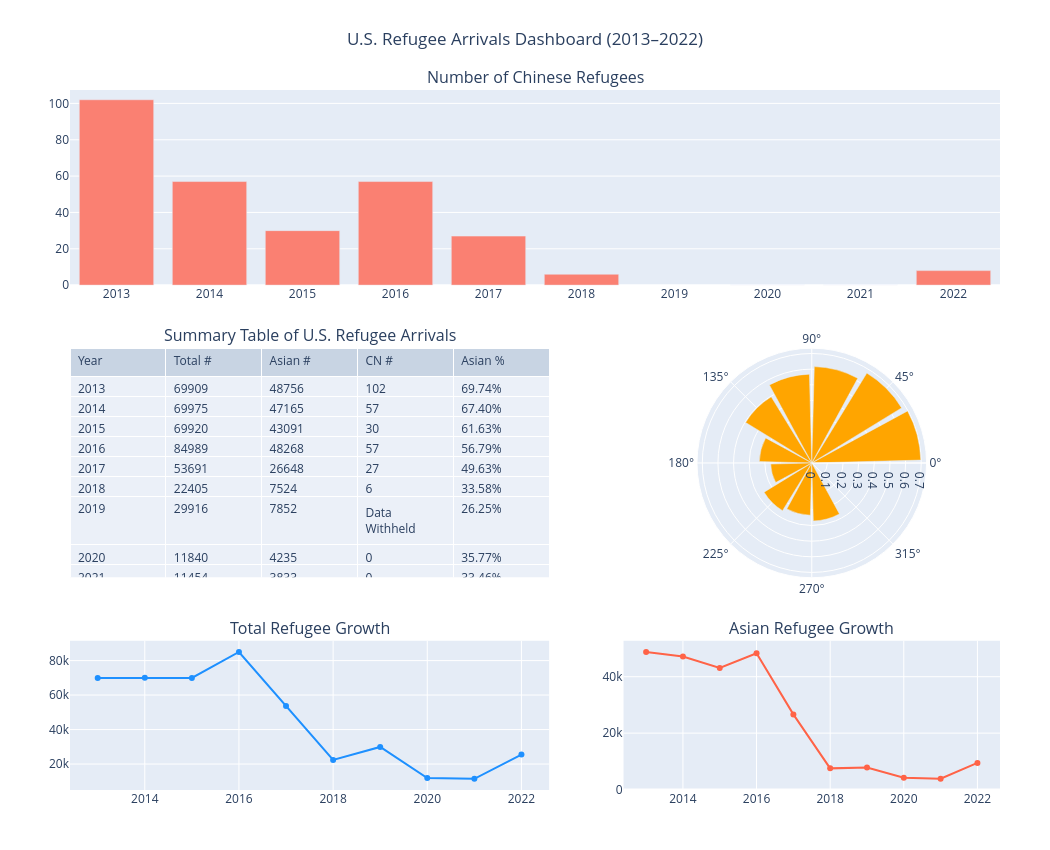

The cell this chart's notebook holds for it:
### Markdown cell above
### Design a dashboard for refugee immigrants analysis

### Code cell
# Row 1: CN bar chart
# Row 2: left table; right Asian percentage
# Row 3: left total line; right Asian line

fig5 = make_subplots(
    rows=3, cols=2,
    shared_xaxes=False,
    specs=[
        [{"colspan": 2}, None],
        [{"type": "table"}, {"type": "polar"}],
        [{}, {}]
    ],
    row_heights=[0.34, 0.40, 0.26],
    column_widths=[0.56, 0.44],
    vertical_spacing=0.09,
    horizontal_spacing=0.08,
    subplot_titles=(
        "Number of Chinese Refugees",
        "Summary Table of U.S. Refugee Arrivals",
        "",
        "Total Refugee Growth",
        "Asian Refugee Growth"
    )
)

year_labels = refugee_cn["Year"].astype(str)

# 1. Number of Chinese Refugees
china_refugee_values = pd.to_numeric(
    refugee_cn["China_refugee_by_year"],
    errors="coerce"
)

fig5.add_trace(
    go.Bar(
        x=year_labels,
        y=china_refugee_values,
        name="CN Refugees",
        marker=dict(color="salmon"),
        customdata=refugee_cn["China_refugee_by_year"],
        hovertemplate=(
            "Year=%{x}<br>"
            "Chinese refugees=%{customdata}<extra></extra>"
        )
    ),
    row=1, col=1
)

# 2. Summary Table
asian_pct_labels = refugee_cn["Asian_pct"].map("{:.2f}%".format)

fig5.add_trace(
    go.Table(
        header=dict(
            values=["Year", "Total #", "Asian #", "CN #", "Asian %"],
            align="left"
        ),
        cells=dict(
            values=[
                year_labels.tolist(),
                refugee_cn["Total_refugee_by_year"].tolist(),
                refugee_cn["Asian_refugee_by_year"].tolist(),
                refugee_cn["China_refugee_by_year"].tolist(),
                asian_pct_labels.tolist()
            ],
            align="left"
        )
    ),
    row=2, col=1
)

# 3. Polar Bar Chart

fig5.add_trace(
    go.Barpolar(
        theta=list(range(15,300,30)),
        r=refugee_cn['Asian_pct']/100,
        name='Asian %',
        marker=dict(color='orange'),
    ),
    row=2, col=2
)

# 4. Total Refugee Growth

fig5.add_trace(
    go.Scatter(
        x=refugee_cn['Year'],
        y=refugee_cn['Total_refugee_by_year'],
        name='Total Refugee',
        marker=dict(color='dodgerblue'),
    ),
    row=3, col=1
)

# 5. Asian Refugee Growth

fig5.add_trace(
    go.Scatter(
        x=refugee_cn['Year'],
        y=refugee_cn['Asian_refugee_by_year'],
        name='Asian Refugee',
        marker=dict(color='tomato'),
    ),
    row=3, col=2
)

# Show every year from 2013 to 2022
fig5.update_xaxes(
    type="category",
    tickmode="array",
    tickvals=year_labels.tolist(),
    ticktext=year_labels.tolist(),
    tickangle=0,
    showticklabels=True,
    row=1, col=1
)

fig5.update_layout(
    title_x=0.5,
    title_text="U.S. Refugee Arrivals Dashboard (2013–2022)",
    showlegend=False,
    width=1050,
    height=850,
    margin=dict(l=70, r=50, t=90, b=60),
    
)

fig5.show()

### Figure 1 — Plotly figure (JSON) as saved in the notebook; plotly's stock layout.template omitted (floating-point values rounded to 4 significant figures)
{"data": [{"customdata": [102, 57, 30, 57, 27, 6, "Data Withheld", 0, 0, 8], "hovertemplate": "Year=%{x}<br>Chinese refugees=%{customdata}<extra></extra>", "marker": {"color": "salmon"}, "name": "CN Refugees", "type": "bar", "x": ["2013", "2014", "2015", "2016", "2017", "2018", "2019", "2020", "2021", "2022"], "xaxis": "x", "y": [102.0, 57.0, 30.0, 57.0, 27.0, 6.0, NaN, 0.0, 0.0, 8.0], "yaxis": "y"}, {"cells": {"align": "left", "values": [["2013", "2014", "2015", "2016", "2017", "2018", "2019", "2020", "2021", "2022"], [69909, 69975, 69920, 84989, 53691, 22405, 29916, 11840, 11454, 25519], [48756, 47165, 43091, 48268, 26648, 7524, 7852, 4235, 3833, 9469], [102, 57, 30, 57, 27, 6, "Data Withheld", 0, 0, 8], ["69.74%", "67.40%", "61.63%", "56.79%", "49.63%", "33.58%", "26.25%", "35.77%", "33.46%", "37.11%"]]}, "domain": {"x": [0, 0.5152], "y": [0.3032, 0.6312]}, "header": {"align": "left", "values": ["Year", "Total #", "Asian #", "CN #", "Asian %"]}, "type": "table"}, {"marker": {"color": "orange"}, "name": "Asian %", "r": [0.6974, 0.674, 0.6163, 0.5679, 0.4963, 0.3358, 0.2625, 0.3577, 0.3346, 0.3711], "subplot": "polar", "theta": [15, 45, 75, 105, 135, 165, 195, 225, 255, 285], "type": "barpolar"}, {"marker": {"color": "dodgerblue"}, "name": "Total Refugee", "type": "scatter", "x": [2013, 2014, 2015, 2016, 2017, 2018, 2019, 2020, 2021, 2022], "xaxis": "x2", "y": [69909, 69975, 69920, 84989, 53691, 22405, 29916, 11840, 11454, 25519], "yaxis": "y2"}, {"marker": {"color": "tomato"}, "name": "Asian Refugee", "type": "scatter", "x": [2013, 2014, 2015, 2016, 2017, 2018, 2019, 2020, 2021, 2022], "xaxis": "x3", "y": [48756, 47165, 43091, 48268, 26648, 7524, 7852, 4235, 3833, 9469], "yaxis": "y3"}], "layout": {"annotations": [{"font": {"size": 16}, "showarrow": false, "text": "Number of Chinese Refugees", "x": 0.5, "xanchor": "center", "xref": "paper", "y": 1, "yanchor": "bottom", "yref": "paper"}, {"font": {"size": 16}, "showarrow": false, "text": "Summary Table of U.S. Refugee Arrivals", "x": 0.2576, "xanchor": "center", "xref": "paper", "y": 0.6312, "yanchor": "bottom", "yref": "paper"}, {"font": {"size": 16}, "showarrow": false, "text": "Total Refugee Growth", "x": 0.2576, "xanchor": "center", "xref": "paper", "y": 0.2132, "yanchor": "bottom", "yref": "paper"}, {"font": {"size": 16}, "showarrow": false, "text": "Asian Refugee Growth", "x": 0.7976, "xanchor": "center", "xref": "paper", "y": 0.2132, "yanchor": "bottom", "yref": "paper"}], "height": 850, "margin": {"b": 60, "l": 70, "r": 50, "t": 90}, "polar": {"domain": {"x": [0.5952, 1], "y": [0.3032, 0.6312]}}, "showlegend": false, "title": {"text": "U.S. Refugee Arrivals Dashboard (2013–2022)", "x": 0.5}, "width": 1050, "xaxis": {"anchor": "y", "domain": [0, 1], "showticklabels": true, "tickangle": 0, "tickmode": "array", "ticktext": ["2013", "2014", "2015", "2016", "2017", "2018", "2019", "2020", "2021", "2022"], "tickvals": ["2013", "2014", "2015", "2016", "2017", "2018", "2019", "2020", "2021", "2022"], "type": "category"}, "xaxis2": {"anchor": "y2", "domain": [0, 0.5152]}, "xaxis3": {"anchor": "y3", "domain": [0.5952, 1]}, "yaxis": {"anchor": "x", "domain": [0.7212, 1]}, "yaxis2": {"anchor": "x2", "domain": [0, 0.2132]}, "yaxis3": {"anchor": "x3", "domain": [0, 0.2132]}}}
